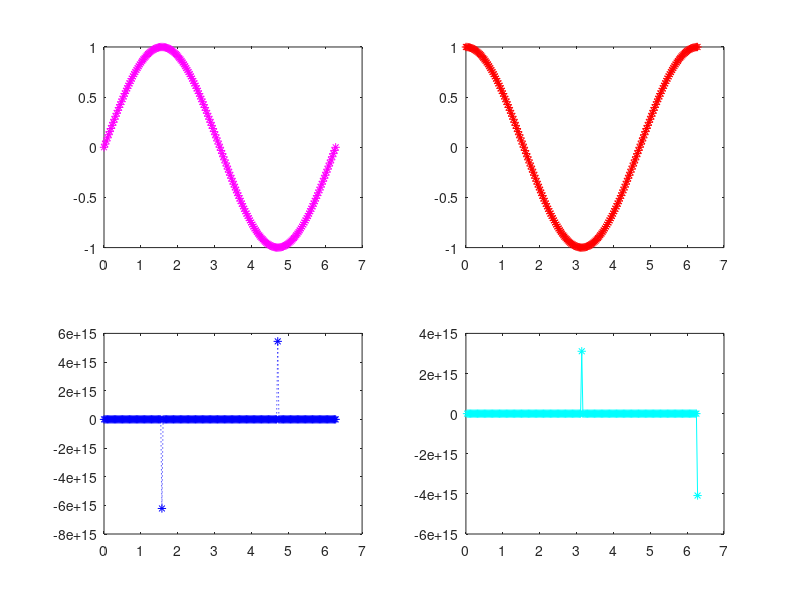

This figure's MATLAB source:
clc;
clear all;

x = 0:pi/100:2*pi;
y1 = sin(x);
y2 = cos(x);
y3 = tan(x);
y4 = cot(x);

subplot(2,2,1);
plot(x,y1,'m*:');

subplot(2,2,2);
plot(x,y2,'r*-');

subplot(2,2,3);
plot(x,y3,'b*:');

subplot(2,2,4);
plot(x,y4,'c*-');